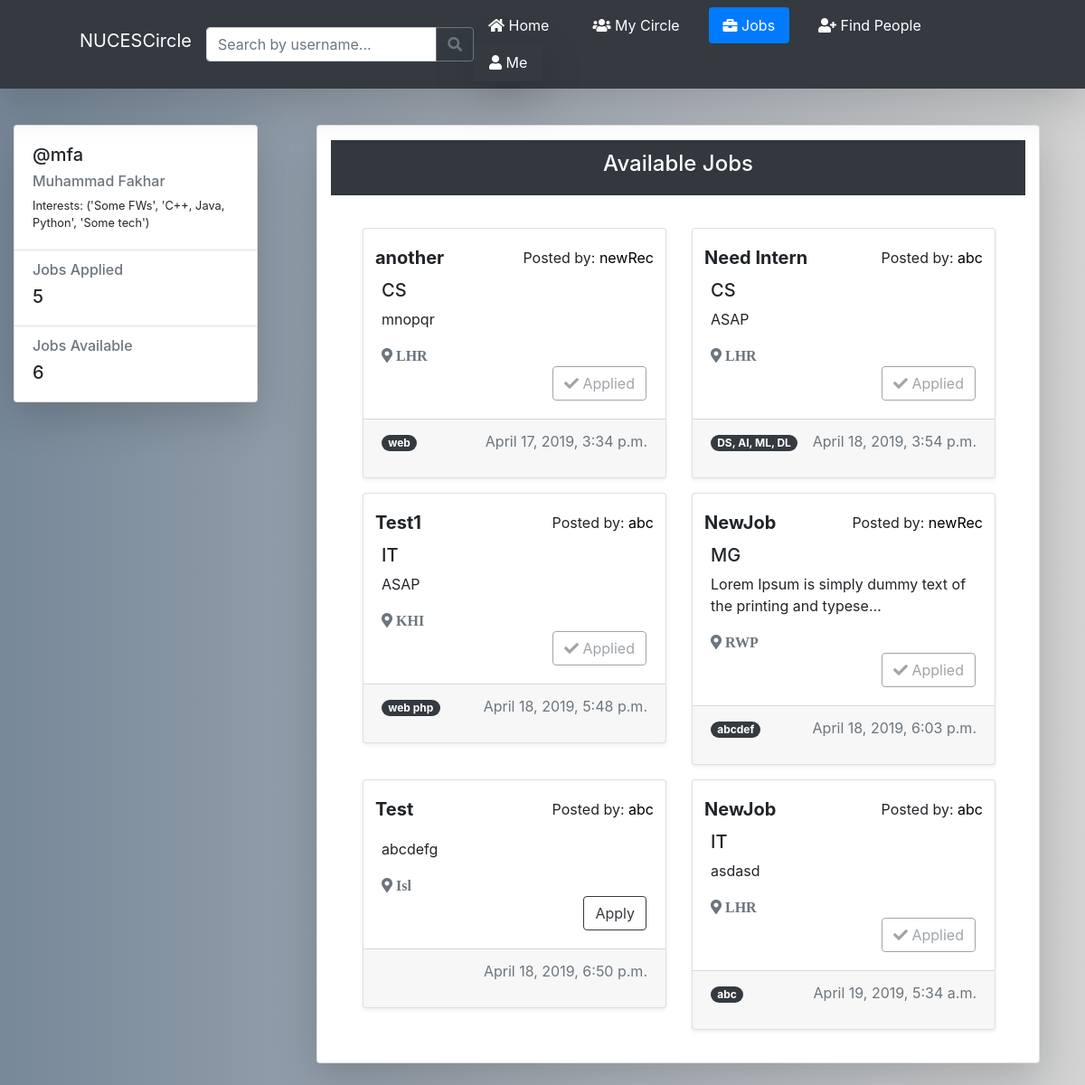
/job_listings/ (signed in), run on an earlier commit of the app's database.
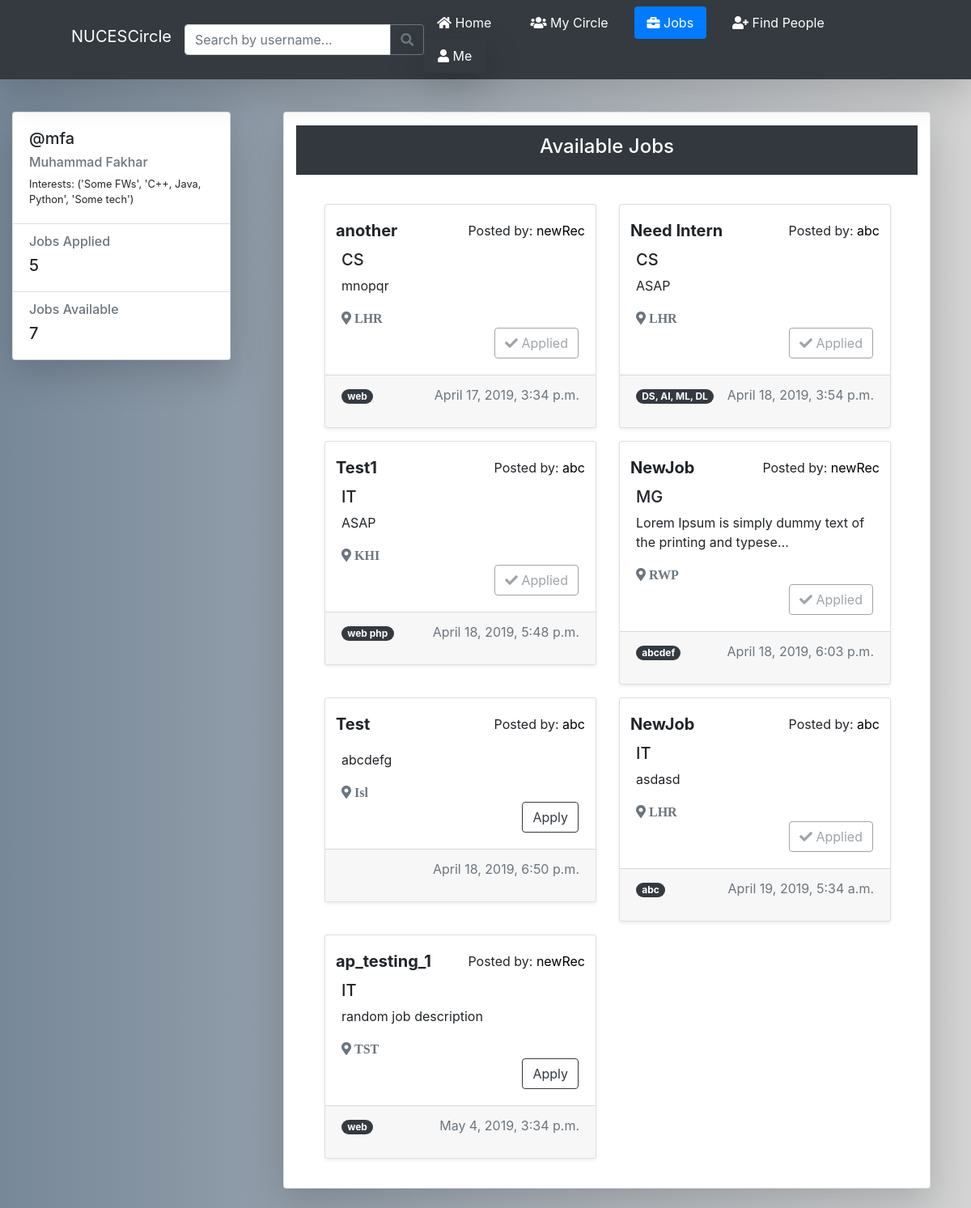
And on a later commit of the database.
### nucescircle/models.py (models this page shows, shortened)
class Job(models.Model):
    posted_by = models.ForeignKey(User, on_delete=models.CASCADE)
    job_title = models.CharField(max_length=32, blank=False)
    job_desc = models.TextField(blank=False)
    job_location = models.CharField(max_length=32, blank=False)
    job_field = models.CharField(max_length=6, blank=True)
    job_tags = models.CharField(max_length=255, blank=True)
    date_posted = models.DateTimeField(default=timezone.now)

### nucescircle/views.py (the view)
# urls.py: path('job_listings/', views.jobs_listing, name='circle-jobs'),
@login_required
def jobs_listing(request):
    rec = Recruiter.objects.filter(user=request.user)
    jobs = Job.objects.all()
    applied_jobs = JobApplications.objects.filter(applicant=request.user).values_list('job_applied_for', flat=True)
    context = {'jobs_posted': jobs, 'applied_jobs': applied_jobs}
    if rec:
        return redirect('circle-recruit')
    return render(request, 'nucescircle/JobsListing.html', context)

### users/models.py (called while the page is built)
    def __str__(self):
        return f'{self.frameworks, self.languages, self.technologies}'

### nucescircle/templates/nucescircle/JobsListing.html (shortened to what this page needs)
{% extends "nucescircle/base.html" %}
{% block content %}
<div class="container-fluid gedf-wrapper">
    <div class="row">
        <div class="col-md-3 mt-4">
            <div class="">
                <div class="card position-sticky shadow-lg mb-5 bg-white">
                    <div class="card-body">
                        <div class="h5">@{{user.username}}</div>
                        <div class="h6 text-muted">{{user.first_name}} {{user.last_name}}</div>
                        <div class="h7">Interests: {{ user.interests }}</div>
                    </div>
                    <ul class="list-group list-group-flush">
                        <li class="list-group-item">
                            <div class="h6 text-muted">Jobs Applied</div>
                            <div class="h5">{{ applied_jobs|length }}</div>
                        </li>
                        <li class="list-group-item">
                            <div class="h6 text-muted">Jobs Available</div>
                            <div class="h5">{{ jobs_posted|length }}</div>
                        </li>
                    </ul>
                </div>
            </div>
        </div>
        <div class="card col-lg-8 mx-auto text-center my-4 shadow-lg rounded">
            <div class="bg-dark text-white my-3">
                 <div class="card-header">
                    <h4>Available Jobs</h4>
                </div>
            </div>
            <div class="card-body">
                <div class="row mx-auto">
                {% if jobs_posted %}
                    {% for job in jobs_posted %}
                            <div class="col-md-6">
                                <div class="card job-card text-left mb-3 shadow-sm mx-auto">
                                    <div class="card-body">
                                        <div class="row">
                                            <h5 class="card-title mr-auto ml-2"><strong>{{ job.job_title }}</strong></h5>
                                            <div class="ml-auto mr-2">
                                                Posted by: <a href="">{{ job.posted_by }}</a>
                                            </div>
                                        </div>
                                        <h5 class="mr-auto">{{ job.job_field }}</h5>
                                        <p class="mr-auto">{{ job.job_desc|truncatechars:60 }}</p>
                                        <i class="fas fa-map-marker-alt text-muted"> {{ job.job_location }}</i>
                                        <div class="row">
                                           <div class="ml-auto mr-3">
                                               {% if job.id not in applied_jobs %}
                                                <form method="post" action="{% url 'add-job-applicant' job.id %}">
                                                    <button class="btn btn-outline-dark" type="submit">Apply</button>
                                                </form>
                                               {% else %}
                                                    <button class="btn btn-outline-secondary disabled"><i class="fas fa-check"></i> Applied</button>
                                               {% endif %}
                                           </div>
                                        </div>
                                    </div>
                                    <div class="card-footer">
                                        <span class="badge badge-pill badge-dark">{{ job.job_tags }}</span>
                                        <p class="text-muted float-right">{{ job.date_posted }}</p>
                                    </div>
                                </div>
                            </div>
                    {% endfor %}
                {% else %}
                    <div class="py-3 mx-auto px-3">
                        <h4>No Jobs in the Database.</h4>
                    </div>
                {% endif %}
                </div>
            </div>
        </div>
    </div>
</div>
{% endblock %}

What changed in the data, as far as the page shows it:
added Job: job_title "ap_testing_1", posted_by "newRec", job_field "IT", job_desc "random job description", job_location "TST", shows "Apply", job_tags "web", date_posted "May 4, 2019, 3:34 p.m."
Also different on the page:
{{ jobs_posted|length }}: "6" → "7"
